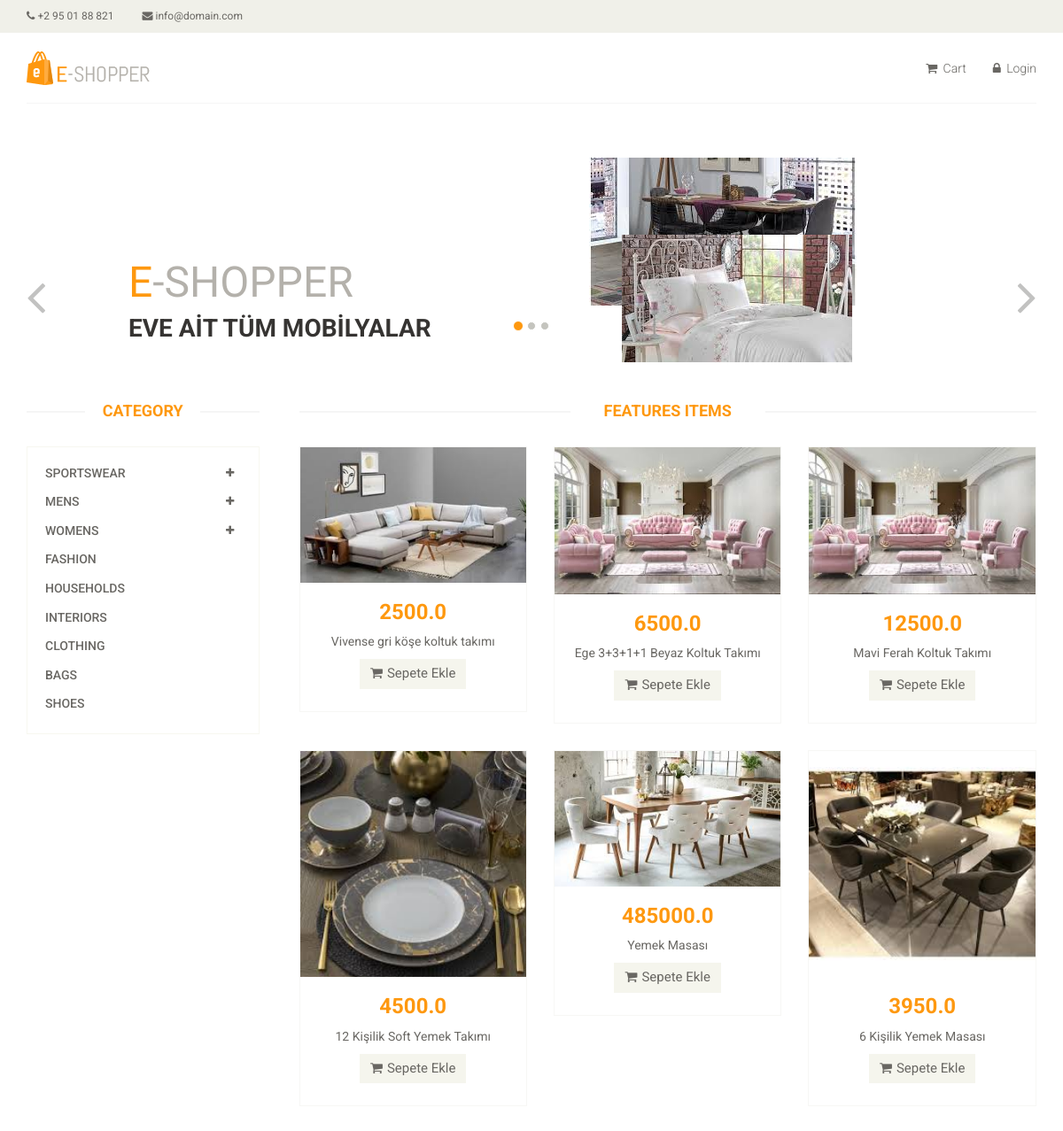
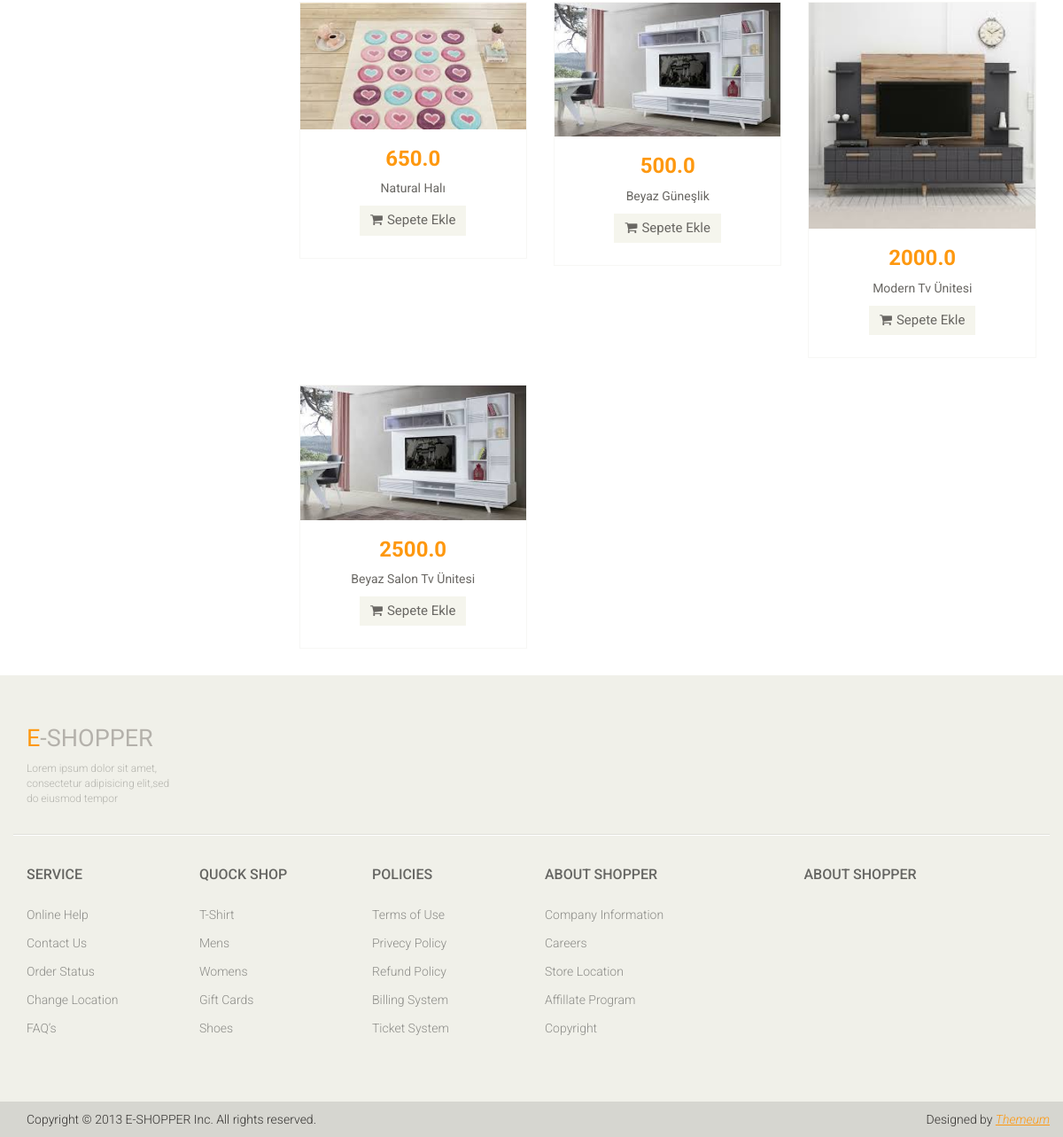
The page / on the database its author committed (2 pictures, top to bottom).
### product/models.py (models this page shows, shortened)
class Product(models.Model):
    STATUS = (
        (1, 'TRUE'),
        (0, 'FALSE'),
    )
    category = models.ForeignKey(Category, on_delete=models.CASCADE)
    title = models.CharField(max_length=30)
    keywords = models.CharField(max_length=255, blank=True)
    description =models.CharField(max_length=255, blank=True)
    image = models.ImageField(upload_to='images/')
    price = models.FloatField()
    amount = models.IntegerField()
    detail = RichTextUploadingField(blank=True)
    status = models.IntegerField(choices=STATUS)
    create_at = models.DateTimeField(auto_now_add=True)
    update_at = models.DateTimeField(auto_now=True)

### home/views.py (the view)
# urls.py: path('', views.index, name='index'),
def index(request):
    catlist =Category.objects.all()
    sliderlist = Product.objects.all()[:5]
    products = Product.objects.all()
    current_user =request.user
    request.session['cart_items'] = ShopCart.objects.filter(user_id=current_user.id).count()
    context = {'page': 'home',
               'catlist': catlist,
               'sliderlist': sliderlist,
               'products': products,
               }
    return render(request, 'index.html',context)

### home/templates/index.html (shortened to what this page needs)
{% extends "homebase.html" %}
{% block sidebar %}
    {% include "sidebar.html" %}
{% endblock %}
{% block slider %}
    {% include "slider.html" %}
{% endblock %}
{% block body %}
    {% include "content.html" %}
{% endblock %}

### home/templates/content.html (shortened to what this page needs)
{% load static %}
<div class="col-sm-9 padding-right">
					<div class="features_items">
						<h2 class="title text-center">Features Items</h2>
                        {% for rs in products %}
						<div class="col-sm-4">
							<div class="product-image-wrapper">
								<div class="single-products">
										<div class="productinfo text-center">
											<img src="{{ rs.image.url }}" alt="" />
											<h2>{{ rs.price }}</h2>
											<p>{{ rs.title }}</p>
											<a href="/product/{{ rs.id }}" class="btn btn-default add-to-cart"><i class="fa fa-shopping-cart"></i>Sepete Ekle</a>
										</div>
										<div class="product-overlay">
											<div class="overlay-content">
											</div>
										</div>
								</div>
							</div>
						</div>
                        {% endfor %}
					</div>
				</div>
			</div>
		</div>
	</section>

### home/static/css/main.css (style rules this page uses)
body { font-family: 'Roboto', sans-serif; background:; position: relative; font-weight:400px; }
h1, h2, h3, h4, h5, h6 { font-family: 'Roboto', sans-serif; }
.left-sidebar h2:after, h2.title:after { content: " "; position: absolute; border: 1px solid #f5f5f5; bottom:8px; left: 0; width: 100%; height: 0; z-index: -2; }
h2.title:before { content: " "; position: absolute; background: #fff; bottom: -6px; width: 220px; height: 30px; z-index: -1; left: 50%; margin-left: -110px; }
.padding-right { padding-right: 0; }
.features_items { overflow:hidden; }
h2.title { color: #FE980F; font-family: 'Roboto', sans-serif; font-size: 18px; font-weight: 700; margin: 0 15px; text-transform: uppercase; margin-bottom: 30px; position: relative; }
.product-image-wrapper { border:1px solid #F7F7F5; overflow: hidden; margin-bottom:30px; }
.single-products { position: relative; }
.productinfo h2 { color: #FE980F; font-family: 'Roboto', sans-serif; font-size: 24px; font-weight: 700; }
.productinfo p { font-family: 'Roboto', sans-serif; font-size: 14px; font-weight: 400; color: #696763; }
.productinfo img { width: 100%; }
.productinfo { position:relative; }
.product-overlay { background:#FE980F; top: 0; display: none; height: 0; position: absolute; transition: height 500ms ease 0s; width: 100%; display: block; opacity:; }
.product-overlay .overlay-content { bottom: 0; position: absolute; bottom: 0; text-align: center; width: 100%; }
.add-to-cart { background:#F5F5ED; border: 0 none; border-radius: 0; color: #696763; font-family: 'Roboto', sans-serif; font-size: 15px; margin-bottom: 25px; }
.add-to-cart i { margin-right:5px; }

### rows shown on the page
Product: image (picture), price "2500.0", title "Vivense gri köşe koltuk takımı"
Product: image (picture), price "6500.0", title "Ege 3+3+1+1 Beyaz Koltuk Takımı"
Product: image (picture), price "12500.0", title "Mavi Ferah Koltuk Takımı"
Product: image (picture), price "4500.0", title "12 Kişilik Soft Yemek Takımı"
Product: image (picture), price "485000.0", title "Yemek Masası"
Product: image (picture), price "3950.0", title "6 Kişilik Yemek Masası"
Product: image (picture), price "650.0", title "Natural Halı"
Product: image (picture), price "500.0", title "Beyaz Güneşlik"
Product: image (picture), price "2000.0", title "Modern Tv Ünitesi"
Product: image (picture), price "2500.0", title "Beyaz Salon Tv Ünitesi"
